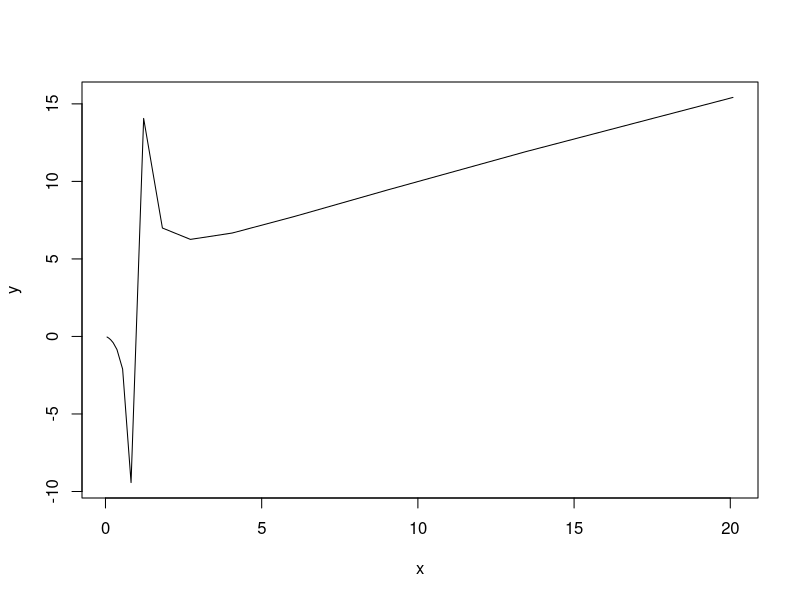

Reproduce this figure in R.

x <- seq(2, 10, by=0.04)
x <- exp(seq(-3, 3, by=0.4))
y = x/log10(x)

## data.frame(x[-length(x)], diff(x))
log(1+diff(x)/x[-length(x)])
diff(log(x))

plot(x, y, type="l")
